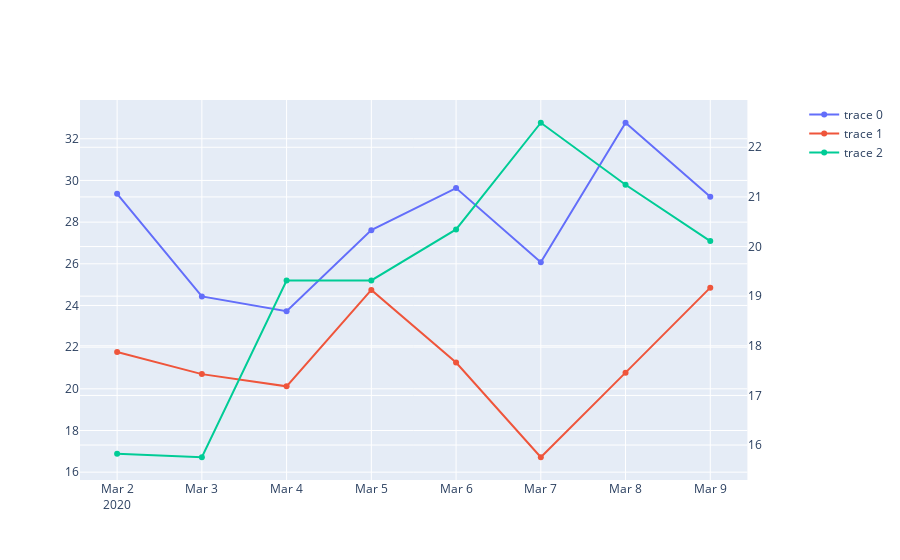

Source (notebook cell):
### Code cell
import plotly.graph_objects as go
import pandas as pd
import numpy as np
from datetime import datetime
from plotly.subplots import make_subplots
np.random.seed(123)

fig = make_subplots(specs=[[{'secondary_y': True}]])

n=8

d = {'date': [datetime(2020, 3, k ) for k in range(2, n+2)],
     'A': 21+12*np.random.rand(n),
     'B': 16+12*np.random.rand(n),
     'C': 14+10*np.random.rand(n)}
df = pd.DataFrame(d)

fig.add_trace(go.Scatter(x=df['date'], y= df['A']), secondary_y=False)  
fig.add_trace(go.Scatter(x=df['date'], y= df['B']), secondary_y=False)  

fig.add_trace(go.Scatter(x=df['date'], y= df['C']), secondary_y=True)

### Figure 1 — Plotly figure (JSON) as saved in the notebook; plotly's stock layout.template omitted (floating-point values rounded to 4 significant figures)
{"data": [{"type": "scatter", "x": ["2020-03-02T00:00:00", "2020-03-03T00:00:00", "2020-03-04T00:00:00", "2020-03-05T00:00:00", "2020-03-06T00:00:00", "2020-03-07T00:00:00", "2020-03-08T00:00:00", "2020-03-09T00:00:00"], "xaxis": "x", "y": [29.36, 24.43, 23.72, 27.62, 29.63, 26.08, 32.77, 29.22], "yaxis": "y"}, {"type": "scatter", "x": ["2020-03-02T00:00:00", "2020-03-03T00:00:00", "2020-03-04T00:00:00", "2020-03-05T00:00:00", "2020-03-06T00:00:00", "2020-03-07T00:00:00", "2020-03-08T00:00:00", "2020-03-09T00:00:00"], "xaxis": "x", "y": [21.77, 20.71, 20.12, 24.75, 21.26, 16.72, 20.78, 24.86], "yaxis": "y"}, {"type": "scatter", "x": ["2020-03-02T00:00:00", "2020-03-03T00:00:00", "2020-03-04T00:00:00", "2020-03-05T00:00:00", "2020-03-06T00:00:00", "2020-03-07T00:00:00", "2020-03-08T00:00:00", "2020-03-09T00:00:00"], "xaxis": "x", "y": [15.82, 15.75, 19.32, 19.32, 20.34, 22.49, 21.24, 20.11], "yaxis": "y2"}], "layout": {"xaxis": {"anchor": "y", "domain": [0, 0.94]}, "yaxis": {"anchor": "x", "domain": [0, 1]}, "yaxis2": {"anchor": "x", "overlaying": "y", "side": "right"}}}
